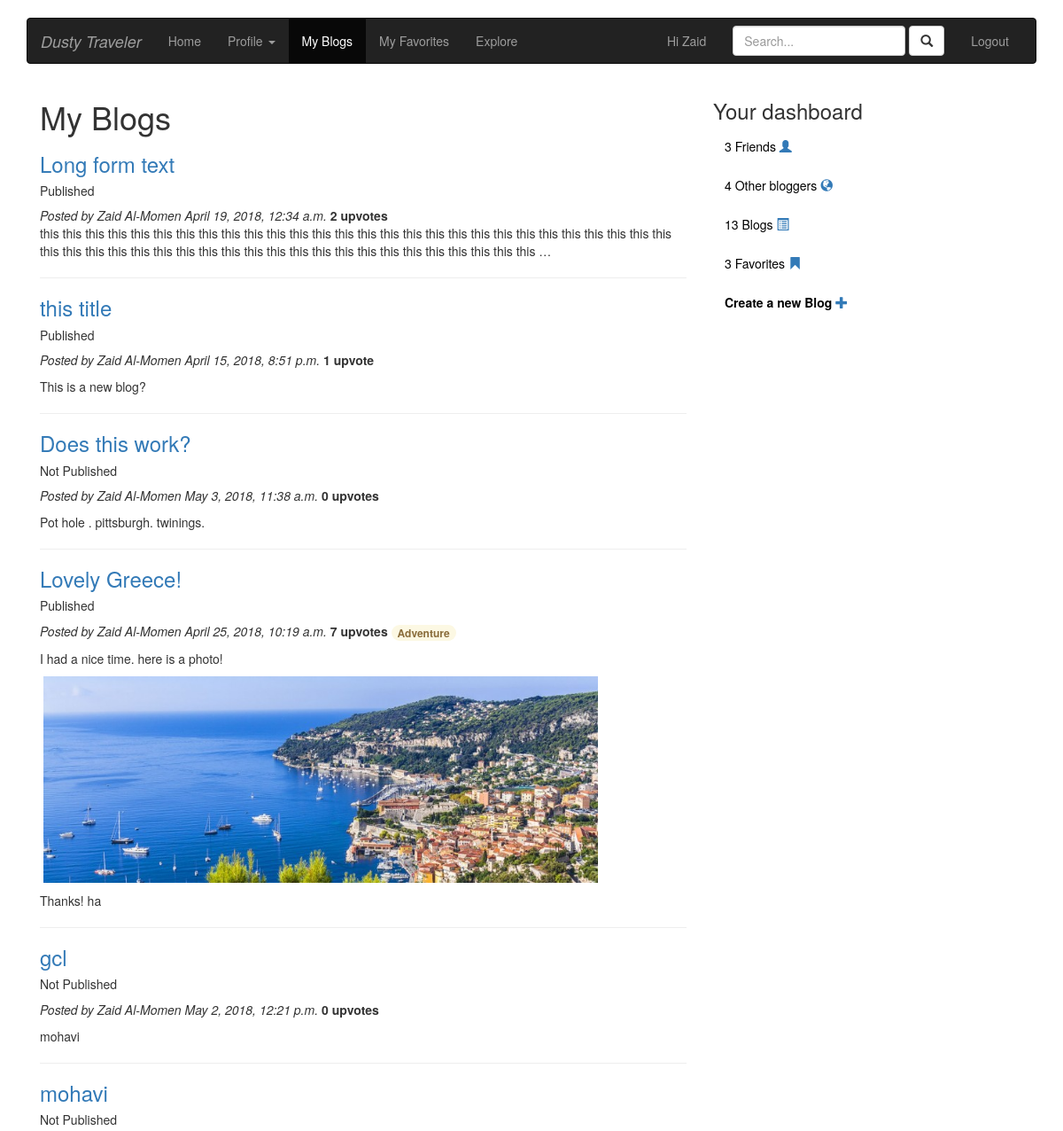
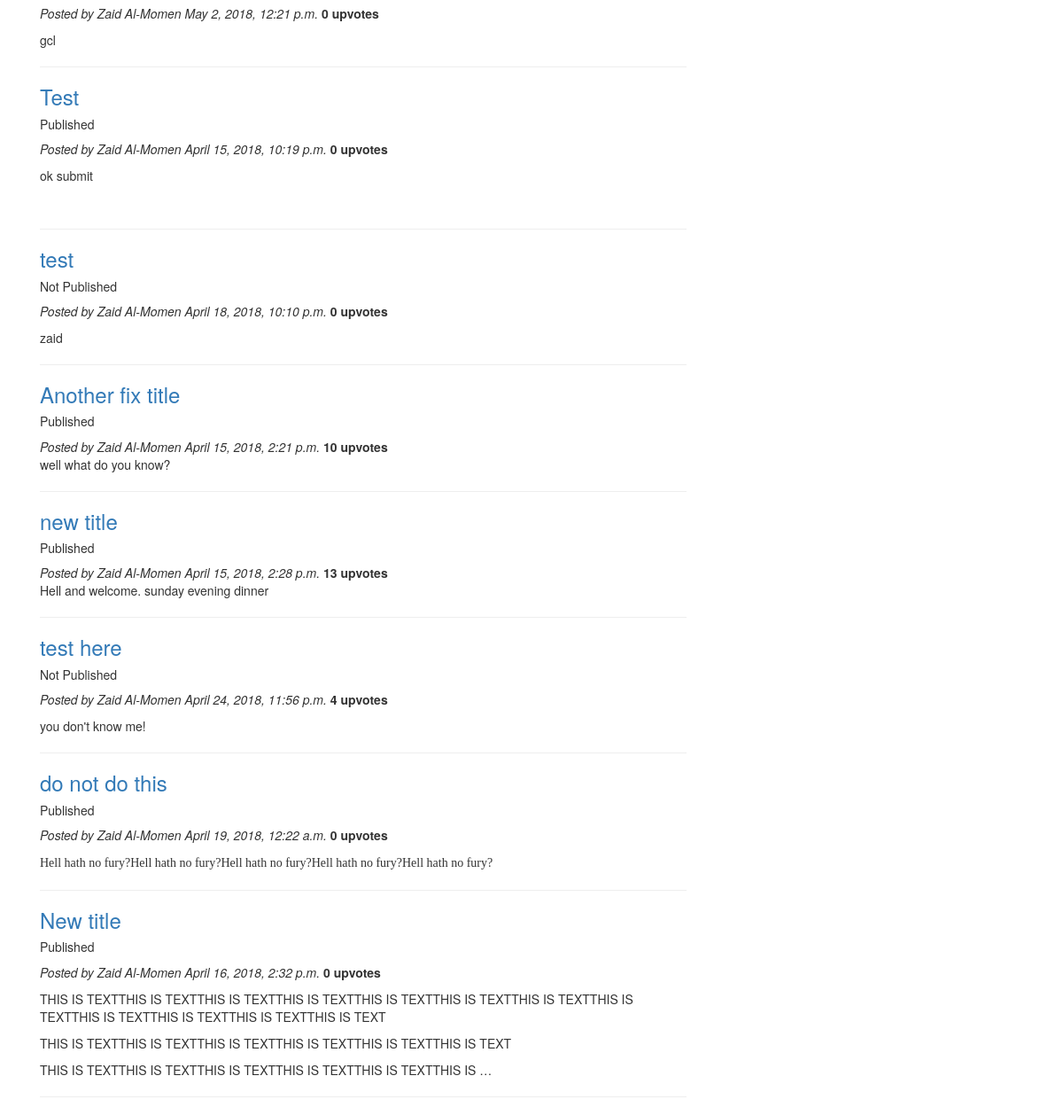
The page /home/blog/ (signed in) on the database its author committed (2 pictures, top to bottom).
### home/models.py (models this page shows, shortened)
class Blog(models.Model):
    user = models.ForeignKey(User, on_delete=models.CASCADE)
    title = models.CharField(max_length=200, null=False)
    blog = models.TextField()
    created = models.DateTimeField(auto_now_add=True)
    updated = models.DateTimeField(auto_now=True)
    public = models.BooleanField(default=False)
    upvote = models.IntegerField(default=0)
    tags = TaggableManager()

### home/views.py (the view)
# urls.py: url(r'^blog/(?P<pk>\d+)$', views.view_blog, name='view_blog_with_pk'),
def view_blog(request, pk=None, all=None):
    form = errors = ''
    if request.method == 'GET':
        if pk:
            blogs = Blog.objects.filter(pk=pk)
        elif all:
            blogs = Blog.objects.all().order_by('-updated')
        else:
            blogs = Blog.objects.filter(user=request.user).order_by('-updated')
        if blogs.count() == 0:
            errors = 'You have no blogs.'
            form = BlogForm()
        commentForm = CommentForm()
        args = {'blogs': blogs, 'form': form, 'errors': errors, 'commentForm': commentForm}
        dash = dashboard(request)
        args = dict(args, **dash)
        return render(request, 'home/blog.html', args)

### home/forms.py
class CommentForm(forms.ModelForm):
    comment = forms.CharField(widget=forms.Textarea(attrs={'rows': '6', 'cols': '80', 'class': 'form-control'}))
    class Meta:
        model = Comment
        fields = ('comment',)

### home/context_processors.py (called while the page is built)
@login_required
def dashboard(request):
    if request.user.is_authenticated:
        users = User.objects.exclude(id=request.user.id)
        friend = Friend.objects.get(current_user=request.user)
        friends = friend.users.all()
        my_blog_count = Blog.objects.filter(user=request.user).count()
        others = users.count() - friends.count()
        if get_my_favorites(request.user) is not None:
            my_faves = [blog.pk for blog in get_my_favorites(request.user)]
        else:
            my_faves = []
        return {'users': users, 'friends': friends,
                'my_blog_count': my_blog_count, 'my_faves': my_faves, 'others': others}
    else:
        return None

### vote/models.py (called while the page is built)
def get_my_favorites(current_user):
    my_faves = list()
    for b in Activity.objects.filter(user_id=current_user.id):
        my_faves.append(b.blog)
    my_faves = sorted(my_faves, key=lambda x: x.created, reverse=True)
    return my_faves

### home/templates/home/blog.html (shortened to what this page needs)
{% extends 'base.html' %}
{% load static %}
{% block body%}
<div class="col-md-8">
	<h1> {% if 'all' in request.path %} All Blogs{% else %}My Blogs {% endif %} </h1>
	{% if blogs.count > 1 %}
	{% for blog in blogs %}
	<a href="{% url 'home:view_blog_with_pk' pk=blog.pk %}"><h3>{{ blog.title }}</h3></a>
	<h5>{{ blog.public|yesno:"Published,Not Published" }}</h5>
	<span> <i>Posted by {{ blog.user.get_full_name }} {{ blog.created }}</i>
	<b id="tot{{ forloop.counter }}"> {{ blog.upvote }} upvote{{ blog.upvote|pluralize }} </b>
	</span>
	<span>
		{% for t in blog.tags.all %}
		<span class="badge alert-warning">{{ t.name }}</span>
		{% endfor %}
	</span>
	<p>{{ blog.blog|safe|truncatewords:50 }}</p>
	<hr>
	{% endfor %}
	{% endif %}
</div>
{% endblock %}

### accounts/templates/base.html (shortened to what this page needs)
<!DOCTYPE html>
<html>
<head>
	{% load staticfiles %}
	<link rel="stylesheet" href="https://maxcdn.bootstrapcdn.com/bootstrap/3.3.7/css/bootstrap.min.css"
>
</head>
<body>
<br>
<div class="container">
	<nav class="navbar navbar-inverse">
		<div class="container-fluid">
			<div class="navbar-header">
				<a class="navbar-brand" href="{% url 'home:home' %}"><i>Dusty Traveler</i></a>
			</div>
			<div id="navbar" class="navbar-collapse collapse">
				{% if user.is_authenticated %}
				<ul class="nav navbar-nav">
					{% url 'home:home' as HOME %}
					<li {% if request.path == HOME %} class="active"{% endif %}
					    role="presentation"><a href="{{HOME}}">Home</a></li>
					<li class="dropdown {% if 'account' in request.path %} active{% endif %}">
						<a href="#" class="dropdown-toggle" data-toggle="dropdown">Profile <b class="caret"></b></a>
					{% url 'home:view_blog' as my_blogs %}
					<li {% if request.path == my_blogs %} class="active"{% endif %}><a href="{{my_blogs}}">My Blogs</a></button></li>
					{% url 'vote:show_favorites' as faves %}
					<li {% if request.path == faves %} class="active"{% endif %}><a href="{{faves}}">My Favorites</a></button></li>
					{% url 'home:all_blogs' as explore %}
					<li {% if request.path == explore %} class="active"{% endif %}><a href="{{explore}}">Explore</a></li>
				</ul>
				<ul class="nav navbar-nav navbar-right">
					<li><p class="navbar-text">Hi {{request.user.first_name }}</p></li>
					<form class="navbar-form navbar-left" role="search" method="post" action="{% url 'home:search_nlp' %}">
						<div class="form-group">
							<input type="text" id="searchBox" class="form-control" name="qry" placeholder="Search...">
						</div>
						<button type="submit" class="btn btn-default"><i class="glyphicon glyphicon-search"></i>
						</button>
					</form>
					<li><a href="{% url 'accounts:logout' %}">Logout</a></li>
				</ul>
				{% else %}
				<ul class="nav navbar-nav navbar-right">
					<li><a href="{% url 'accounts:login' %}">Login</a></li>
					<li><a href="{% url 'accounts:register' %}">Register</a></li>
				</ul>
				{% endif %}
			</div>
		</div>
	</nav>
</div>
<div class="container">
{% block body %}
{% endblock %}
{% if request.user.is_authenticated %}
{% block dashboard %}
<div class="col-md-4">
	<div id="accordion">
		<h3>Your dashboard</h3>
		<div class="card">
			<div class="card-header" id="headingTwo">
				<h5 class="mb-0">
					<button class="btn btn-link collapsed" data-toggle="collapse" data-target="#collapseTwo"
					        aria-expanded="false" aria-controls="collapseTwo" style="color: black;">
						{{friends.count}} Friend{{friends.count|pluralize}}
						<a class="glyphicon glyphicon-user"></a>
					</button>
				</h5>
			</div>
		</div>
		<div class="card">
			<div class="card-header" id="headingThree">
				<h5 class="mb-0">
					<button class="btn btn-link collapsed" data-toggle="collapse" data-target="#collapseThree"
					        aria-expanded="false" aria-controls="collapseThree" style="color: black;">
						{{ others }} Other blogger{{ others|pluralize}}
						<a class="glyphicon glyphicon-globe"></a>
					</button>
				</h5>
			</div>
		</div>
		<div class="card">
			<div class="card-header" id="headingFour">
				<h5 class="mb-0">
					<button class="btn btn-link collapsed" data-toggle="collapse" data-target="#collapseFour"
					        aria-expanded="false" aria-controls="collapseFour" style="color: black;">
						<a style="color: black;" href="{% url 'home:view_blog' %}">
							{{ my_blog_count }} Blog{{ my_blog_count|pluralize }}</a>
						<a class="glyphicon glyphicon-list-alt"></a>
					</button>
				</h5>
			</div>
		</div>
		<div class="card">
			<div class="card-header" id="headingFive">
				<h5 class="mb-0">
					<button class="btn btn-link collapsed" data-toggle="collapse" data-target="#collapseFive"
					        aria-expanded="false" aria-controls="collapseFive" style="color: black;">
						<a style="color: black;" href="{% url 'vote:show_favorites' %}">
							{{ my_faves|length }} Favorite{{ my_faves|length|pluralize }}</a>
						<a class="glyphicon glyphicon-bookmark"></a>
					</button>
				</h5>
			</div>
		</div>
		<div class="card">
			<div class="card-header" id="headingSix">
				<h5 class="mb-0">
					<button class="btn btn-link collapsed" data-toggle="collapse" data-target="#collapseSix"
					        aria-expanded="false" aria-controls="collapseSix" style="color: black;">
						<a style="color: black;" href="{% url 'home:create_blog' %}">
							<b>Create a new Blog</b></a>
						<a class="glyphicon glyphicon-plus"></a>
					</button>
				</h5>
			</div>
		</div>
	</div>
</div>
{% endblock %}
{% endif %}
</div>
</body>
</html>

### rows shown on the page
Blog: title "Long form text", public "Published", user.get_full_name "Zaid Al-Momen", created "April 19, 2018, 12:34 a.m.", upvote "2", blog "this this this this this this this this this this this this this this this this this this this this this this this this this this this this this this this this this this this this this this this this this this this this this this this this this this …"
Blog: title "this title", public "Published", user.get_full_name "Zaid Al-Momen", created "April 15, 2018, 8:51 p.m.", upvote "1", blog "This is a new blog?"
Blog: title "Does this work?", public "Not Published", user.get_full_name "Zaid Al-Momen", created "May 3, 2018, 11:38 a.m.", upvote "0", blog "Pot hole . pittsburgh. twinings."
Blog: title "Lovely Greece!", public "Published", user.get_full_name "Zaid Al-Momen", created "April 25, 2018, 10:19 a.m.", upvote "7", blog "I had a nice time. here is a photo! Thanks! ha", blog (picture)
Tag: name "Adventure"
Blog: title "gcl", public "Not Published", user.get_full_name "Zaid Al-Momen", created "May 2, 2018, 12:21 p.m.", upvote "0", blog "mohavi"
Blog: title "mohavi", public "Not Published", user.get_full_name "Zaid Al-Momen", created "May 2, 2018, 12:21 p.m.", upvote "0", blog "gcl"
Blog: title "Test", public "Published", user.get_full_name "Zaid Al-Momen", created "April 15, 2018, 10:19 p.m.", upvote "0", blog "ok submit"
Blog: title "test", public "Not Published", user.get_full_name "Zaid Al-Momen", created "April 18, 2018, 10:10 p.m.", upvote "0", blog "zaid"
Blog: title "Another fix title", public "Published", user.get_full_name "Zaid Al-Momen", created "April 15, 2018, 2:21 p.m.", upvote "10", blog "well what do you know?"
Blog: title "new title", public "Published", user.get_full_name "Zaid Al-Momen", created "April 15, 2018, 2:28 p.m.", upvote "13", blog "Hell and welcome. sunday evening dinner"
Blog: title "test here", public "Not Published", user.get_full_name "Zaid Al-Momen", created "April 24, 2018, 11:56 p.m.", upvote "4", blog "you don't know me!"
Blog: title "do not do this", public "Published", user.get_full_name "Zaid Al-Momen", created "April 19, 2018, 12:22 a.m.", upvote "0", blog "Hell hath no fury? Hell hath no fury? Hell hath no fury? Hell hath no fury? Hell hath no fury?"
Blog: title "New title", public "Published", user.get_full_name "Zaid Al-Momen", created "April 16, 2018, 2:32 p.m.", upvote "0", blog "THIS IS TEXTTHIS IS TEXTTHIS IS TEXTTHIS IS TEXTTHIS IS TEXTTHIS IS TEXTTHIS IS TEXTTHIS IS TEXTTHIS IS TEXTTHIS IS TEXTTHIS IS TEXTTHIS IS TEXT THIS IS TEXTTHIS IS TEXTTHIS IS TEXTTHIS IS TEXTTHIS IS TEXTTHIS IS TEXT THIS IS TEXTTHIS IS TEXTTHIS IS TEXTTHIS IS TEXTTHIS IS TEXTTHIS IS …"

### other values the page prints
{{ request.user.first_name }} "Zaid"
{{ friends.count }} "3"
{{ others }} "4"
{{ my_blog_count }} "13"
{{ my_faves|length }} "3"
